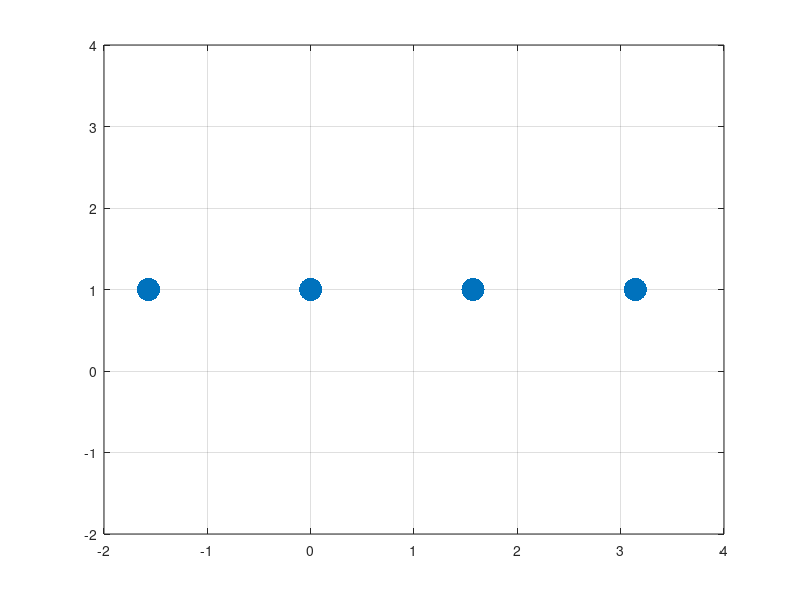
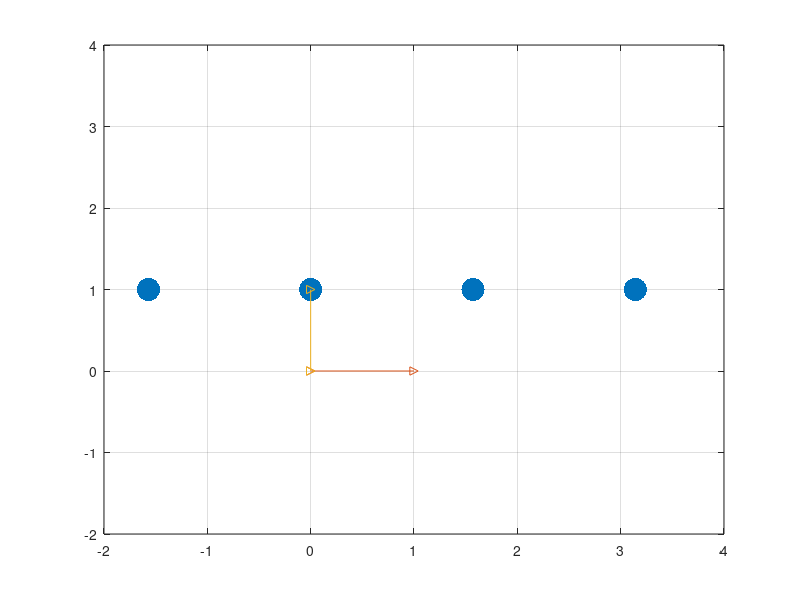
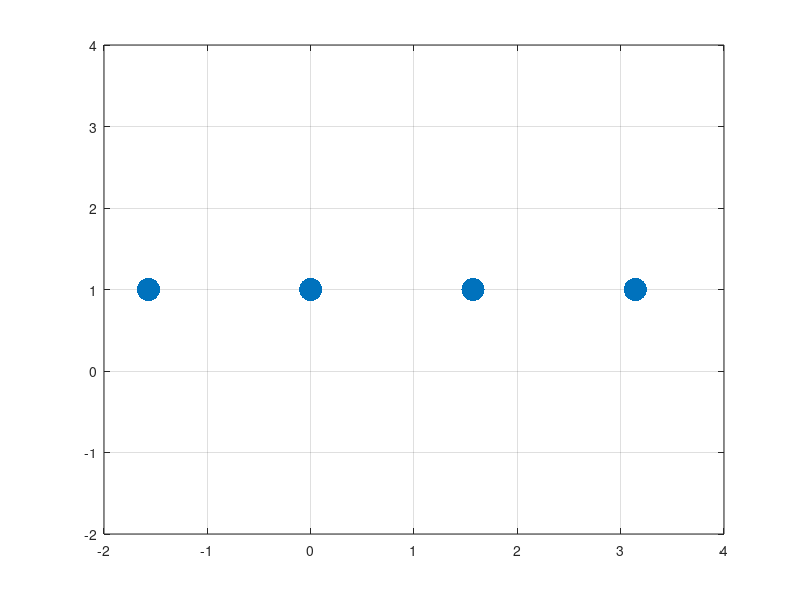
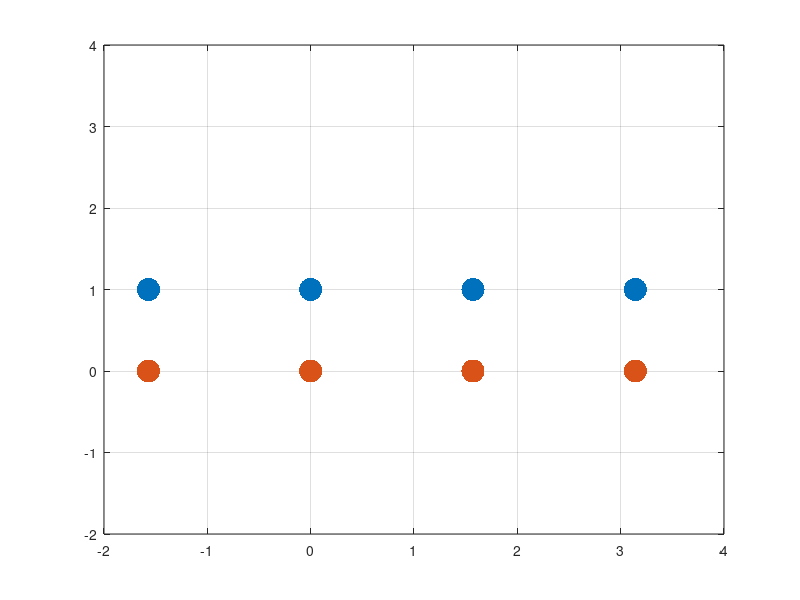

The MATLAB script that drew these images, in order:
%a
p1 = [0,1];
p2 = [0,-1];
p3 = [1, 0];
p4 = [-1, 0];
[t1,r1] = cart2pol(p1(1),p1(2));
[t2,r2] = cart2pol(p2(1),p2(2));
[t3,r3] = cart2pol(p3(1),p3(2));
[t4,r4] = cart2pol(p4(1),p4(2));
observations = [t1,r1; t2,r2; t3,r3; t4,r4];
plot(observations(:,1), observations(:,2) ,'.','markers',50)
grid on
xlim([-2,4])
ylim([-2,4])
covariance = cov(observations)

%b
pca_coeff = pca(observations)
figure
plot(observations(:,1), observations(:,2) ,'.','markers',50)
grid on
xlim([-2,4])
ylim([-2,4])
hold on
plot([0,pca_coeff(1,1)],[0,pca_coeff(1,2)],'->')
plot([0,0],pca_coeff(2,:),'->')

%c
observations_pca = observations * pca_coeff
% coeff => identity, no changes on the values
figure
plot(observations_pca(:,1), observations_pca(:,2) ,'.','markers',50)
grid on
xlim([-2,4])
ylim([-2,4])

%d
projected_observations_pca = observations * [pca_coeff(1,:);[0,0]]
figure
plot(observations(:,1), observations(:,2) ,'.','markers',50)
hold on
plot(projected_observations_pca(:,1), projected_observations_pca(:,2) ,'.','markers',50)
grid on
xlim([-2,4])
ylim([-2,4])
